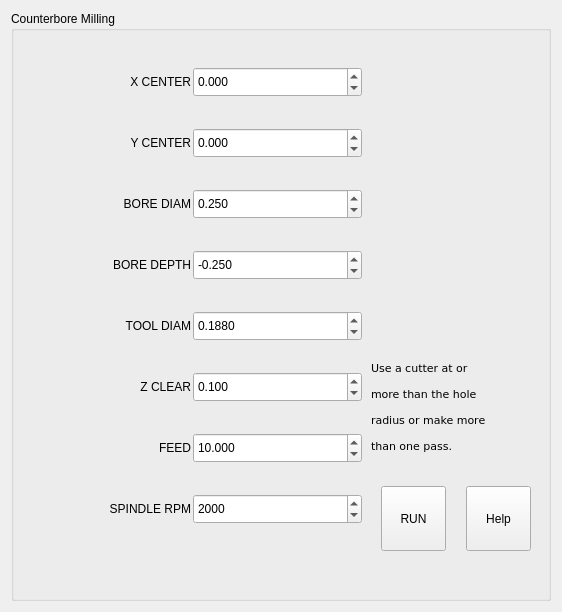
            <widget class="QWidget" name="tab_11">
             <attribute name="title">
              <string>Bore Mill</string>
             </attribute>
             <layout class="QVBoxLayout" name="verticalLayout_22">
              <item>
               <widget class="QGroupBox" name="groupBox_5">
                <property name="minimumSize">
                 <size>
                  <width>540</width>
                  <height>590</height>
                 </size>
                </property>
                <property name="title">
                 <string>Counterbore Milling</string>
                </property>
                <layout class="QHBoxLayout" name="horizontalLayout_26">
                 <property name="spacing">
                  <number>5</number>
                 </property>
                 <property name="leftMargin">
                  <number>5</number>
                 </property>
                 <property name="topMargin">
                  <number>5</number>
                 </property>
                 <property name="rightMargin">
                  <number>5</number>
                 </property>
                 <property name="bottomMargin">
                  <number>35</number>
                 </property>
                 <item>
                  <layout class="QGridLayout" name="gridLayout_13">
                   <property name="leftMargin">
                    <number>2</number>
                   </property>
                   <property name="topMargin">
                    <number>2</number>
                   </property>
                   <property name="rightMargin">
                    <number>2</number>
                   </property>
                   <property name="bottomMargin">
                    <number>2</number>
                   </property>
                   <property name="spacing">
                    <number>2</number>
                   </property>
                   <item row="5" column="0">
                    <widget class="QLabel" name="label_66">
                     <property name="minimumSize">
                      <size>
                       <width>120</width>
                       <height>30</height>
                      </size>
                     </property>
                     <property name="text">
                      <string>Z CLEAR</string>
                     </property>
                     <property name="alignment">
                      <set>Qt::AlignRight|Qt::AlignTrailing|Qt::AlignVCenter</set>
                     </property>
                    </widget>
                   </item>
                   <item row="0" column="0">
                    <widget class="QLabel" name="label_60">
                     <property name="minimumSize">
                      <size>
                       <width>120</width>
                       <height>30</height>
                      </size>
                     </property>
                     <property name="text">
                      <string>X CENTER</string>
                     </property>
                     <property name="alignment">
                      <set>Qt::AlignRight|Qt::AlignTrailing|Qt::AlignVCenter</set>
                     </property>
                    </widget>
                   </item>
                   <item row="5" column="1">
                    <widget class="QDoubleSpinBox" name="ops_z_hole_clear">
                     <property name="minimumSize">
                      <size>
                       <width>160</width>
                       <height>30</height>
                      </size>
                     </property>
                     <property name="toolTip">
                      <string>&lt;html&gt;&lt;head/&gt;&lt;body&gt;&lt;p&gt;ZClear above Z0. This becomes the Z start point for the helix.&lt;/p&gt;&lt;/body&gt;&lt;/html&gt;</string>
                     </property>
                     <property name="toolTipDuration">
                      <number>-1</number>
                     </property>
                     <property name="decimals">
                      <number>3</number>
                     </property>
                     <property name="minimum">
                      <double>0.000000000000000</double>
                     </property>
                     <property name="maximum">
                      <double>999.000000000000000</double>
                     </property>
                     <property name="singleStep">
                      <double>0.001000000000000</double>
                     </property>
                     <property name="value">
                      <double>0.100000000000000</double>
                     </property>
                     <property name="function" stdset="0">
                      <string>set_var</string>
                     </property>
                     <property name="variable" stdset="0">
                      <string>2050</string>
                     </property>
                     <property name="input" stdset="0">
                      <string>number</string>
                     </property>
                    </widget>
                   </item>
                   <item row="6" column="0">
                    <widget class="QLabel" name="label_65">
                     <property name="minimumSize">
                      <size>
                       <width>120</width>
                       <height>30</height>
                      </size>
                     </property>
                     <property name="text">
                      <string>FEED</string>
                     </property>
                     <property name="alignment">
                      <set>Qt::AlignRight|Qt::AlignTrailing|Qt::AlignVCenter</set>
                     </property>
                    </widget>
                   </item>
                   <item row="2" column="1">
                    <widget class="QDoubleSpinBox" name="ops_hole_diam">
                     <property name="minimumSize">
                      <size>
                       <width>160</width>
                       <height>30</height>
                      </size>
                     </property>
                     <property name="toolTip">
                      <string>&lt;html&gt;&lt;head/&gt;&lt;body&gt;&lt;p&gt;Diameter for the counterbore.&lt;/p&gt;&lt;/body&gt;&lt;/html&gt;</string>
                     </property>
                     <property name="toolTipDuration">
                      <number>-1</number>
                     </property>
                     <property name="decimals">
                      <number>3</number>
                     </property>
                     <property name="minimum">
                      <double>0.125000000000000</double>
                     </property>
                     <property name="maximum">
                      <double>0.750000000000000</double>
                     </property>
                     <property name="singleStep">
                      <double>0.001000000000000</double>
                     </property>
                     <property name="value">
                      <double>0.250000000000000</double>
                     </property>
                     <property name="function" stdset="0">
                      <string>set_var</string>
                     </property>
                     <property name="variable" stdset="0">
                      <string>2052</string>
                     </property>
                     <property name="input" stdset="0">
                      <string>number</string>
                     </property>
                    </widget>
                   </item>
                   <item row="4" column="0">
                    <widget class="QLabel" name="label_61">
                     <property name="minimumSize">
                      <size>
                       <width>120</width>
                       <height>30</height>
                      </size>
                     </property>
                     <property name="text">
                      <string>TOOL DIAM</string>
                     </property>
                     <property name="alignment">
                      <set>Qt::AlignRight|Qt::AlignTrailing|Qt::AlignVCenter</set>
                     </property>
                    </widget>
                   </item>
                   <item row="1" column="1">
                    <widget class="QDoubleSpinBox" name="ops_hole_center_y">
                     <property name="minimumSize">
                      <size>
                       <width>160</width>
                       <height>30</height>
                      </size>
                     </property>
                     <property name="toolTip">
                      <string>&lt;html&gt;&lt;head/&gt;&lt;body&gt;&lt;p&gt;Helix Y center value. Leave at 0 to start over the active offset X0 Y0 and must be 0 when used with the pattern tab.&lt;/p&gt;&lt;/body&gt;&lt;/html&gt;</string>
                     </property>
                     <property name="toolTipDuration">
                      <number>-1</number>
                     </property>
                     <property name="decimals">
                      <number>3</number>
                     </property>
                     <property name="minimum">
                      <double>-999.000000000000000</double>
                     </property>
                     <property name="maximum">
                      <double>999.000000000000000</double>
                     </property>
                     <property name="singleStep">
                      <double>0.001000000000000</double>
                     </property>
                     <property name="value">
                      <double>0.000000000000000</double>
                     </property>
                     <property name="function" stdset="0">
                      <string>set_var</string>
                     </property>
                     <property name="variable" stdset="0">
                      <string>2056</string>
                     </property>
                     <property name="input" stdset="0">
                      <string>number</string>
                     </property>
                    </widget>
                   </item>
                   <item row="3" column="0">
                    <widget class="QLabel" name="label_64">
                     <property name="minimumSize">
                      <size>
                       <width>120</width>
                       <height>30</height>
                      </size>
                     </property>
                     <property name="text">
                      <string>BORE DEPTH</string>
                     </property>
                     <property name="alignment">
                      <set>Qt::AlignRight|Qt::AlignTrailing|Qt::AlignVCenter</set>
                     </property>
                    </widget>
                   </item>
                   <item row="3" column="1">
                    <widget class="QDoubleSpinBox" name="ops_z_hole_depth">
                     <property name="minimumSize">
                      <size>
                       <width>160</width>
                       <height>30</height>
                      </size>
                     </property>
                     <property name="toolTip">
                      <string>&lt;html&gt;&lt;head/&gt;&lt;body&gt;&lt;p&gt;Z depth for the counterbore.&lt;/p&gt;&lt;/body&gt;&lt;/html&gt;</string>
                     </property>
                     <property name="toolTipDuration">
                      <number>-1</number>
                     </property>
                     <property name="decimals">
                      <number>3</number>
                     </property>
                     <property name="minimum">
                      <double>-999.000000000000000</double>
                     </property>
                     <property name="maximum">
                      <double>0.000000000000000</double>
                     </property>
                     <property name="singleStep">
                      <double>0.001000000000000</double>
                     </property>
                     <property name="value">
                      <double>-0.250000000000000</double>
                     </property>
                     <property name="function" stdset="0">
                      <string>set_var</string>
                     </property>
                     <property name="variable" stdset="0">
                      <string>2051</string>
                     </property>
                     <property name="input" stdset="0">
                      <string>number</string>
                     </property>
                    </widget>
                   </item>
                   <item row="2" column="0">
                    <widget class="QLabel" name="label_58">
                     <property name="minimumSize">
                      <size>
                       <width>120</width>
                       <height>30</height>
                      </size>
                     </property>
                     <property name="text">
                      <string>BORE DIAM</string>
                     </property>
                     <property name="alignment">
                      <set>Qt::AlignRight|Qt::AlignTrailing|Qt::AlignVCenter</set>
                     </property>
                    </widget>
                   </item>
                   <item row="0" column="1">
                    <widget class="QDoubleSpinBox" name="ops_hole_center_x">
                     <property name="minimumSize">
                      <size>
                       <width>160</width>
                       <height>30</height>
                      </size>
                     </property>
                     <property name="toolTip">
                      <string>&lt;html&gt;&lt;head/&gt;&lt;body&gt;&lt;p&gt;Helix X center value. Leave at 0 to start over the active offset X0 Y0 and must be 0 when used with the pattern tab.&lt;/p&gt;&lt;/body&gt;&lt;/html&gt;</string>
                     </property>
                     <property name="toolTipDuration">
                      <number>-1</number>
                     </property>
                     <property name="decimals">
                      <number>3</number>
                     </property>
                     <property name="minimum">
                      <double>-999.000000000000000</double>
                     </property>
                     <property name="maximum">
                      <double>999.000000000000000</double>
                     </property>
                     <property name="singleStep">
                      <double>0.001000000000000</double>
                     </property>
                     <property name="value">
                      <double>0.000000000000000</double>
                     </property>
                     <property name="function" stdset="0">
                      <string>set_var</string>
                     </property>
                     <property name="variable" stdset="0">
                      <string>2055</string>
                     </property>
                     <property name="input" stdset="0">
                      <string>number</string>
                     </property>
                    </widget>
                   </item>
                   <item row="1" column="0">
                    <widget class="QLabel" name="label_59">
                     <property name="minimumSize">
                      <size>
                       <width>120</width>
                       <height>30</height>
                      </size>
                     </property>
                     <property name="text">
                      <string>Y CENTER</string>
                     </property>
                     <property name="alignment">
                      <set>Qt::AlignRight|Qt::AlignTrailing|Qt::AlignVCenter</set>
                     </property>
                    </widget>
                   </item>
                   <item row="6" column="1">
                    <widget class="QDoubleSpinBox" name="ops_hole_feed">
                     <property name="minimumSize">
                      <size>
                       <width>160</width>
                       <height>30</height>
                      </size>
                     </property>
                     <property name="toolTip">
                      <string>&lt;html&gt;&lt;head/&gt;&lt;body&gt;&lt;p&gt;Feedrate for linear moves in the counterbore op.&lt;/p&gt;&lt;/body&gt;&lt;/html&gt;</string>
                     </property>
                     <property name="toolTipDuration">
                      <number>-1</number>
                     </property>
                     <property name="decimals">
                      <number>3</number>
                     </property>
                     <property name="minimum">
                      <double>0.000000000000000</double>
                     </property>
                     <property name="maximum">
                      <double>999.000000000000000</double>
                     </property>
                     <property name="singleStep">
                      <double>0.001000000000000</double>
                     </property>
                     <property name="value">
                      <double>10.000000000000000</double>
                     </property>
                     <property name="function" stdset="0">
                      <string>set_var</string>
                     </property>
                     <property name="variable" stdset="0">
                      <string>2053</string>
                     </property>
                     <property name="input" stdset="0">
                      <string>number</string>
                     </property>
                    </widget>
                   </item>
                   <item row="4" column="1">
                    <widget class="QDoubleSpinBox" name="ops_hole_tool_diam">
                     <property name="minimumSize">
                      <size>
                       <width>160</width>
                       <height>30</height>
                      </size>
                     </property>
                     <property name="toolTip">
                      <string>&lt;html&gt;&lt;head/&gt;&lt;body&gt;&lt;p&gt;Diameter of the mill cutter. Diameter should be at least the hole radius or make incremental passes for the hole.&lt;/p&gt;&lt;/body&gt;&lt;/html&gt;</string>
                     </property>
                     <property name="toolTipDuration">
                      <number>-1</number>
                     </property>
                     <property name="decimals">
                      <number>4</number>
                     </property>
                     <property name="minimum">
                      <double>0.125000000000000</double>
                     </property>
                     <property name="maximum">
                      <double>0.750000000000000</double>
                     </property>
                     <property name="singleStep">
                      <double>0.001000000000000</double>
                     </property>
                     <property name="value">
                      <double>0.188000000000000</double>
                     </property>
                     <property name="function" stdset="0">
                      <string>set_var</string>
                     </property>
                     <property name="variable" stdset="0">
                      <string>2047</string>
                     </property>
                     <property name="input" stdset="0">
                      <string>number</string>
                     </property>
                    </widget>
                   </item>
                   <item row="7" column="0">
                    <widget class="QLabel" name="label_67">
                     <property name="minimumSize">
                      <size>
                       <width>120</width>
                       <height>30</height>
                      </size>
                     </property>
                     <property name="text">
                      <string>SPINDLE RPM</string>
                     </property>
                     <property name="alignment">
                      <set>Qt::AlignRight|Qt::AlignTrailing|Qt::AlignVCenter</set>
                     </property>
                    </widget>
                   </item>
                   <item row="7" column="1">
                    <widget class="QDoubleSpinBox" name="ops_hole_speed">
                     <property name="minimumSize">
                      <size>
                       <width>160</width>
                       <height>30</height>
                      </size>
                     </property>
                     <property name="toolTip">
                      <string>&lt;html&gt;&lt;head/&gt;&lt;body&gt;&lt;p&gt;Spindle speed for counterbore op.&lt;/p&gt;&lt;/body&gt;&lt;/html&gt;</string>
                     </property>
                     <property name="toolTipDuration">
                      <number>-1</number>
                     </property>
                     <property name="decimals">
                      <number>0</number>
                     </property>
                     <property name="minimum">
                      <double>0.000000000000000</double>
                     </property>
                     <property name="maximum">
                      <double>9999.000000000000000</double>
                     </property>
                     <property name="singleStep">
                      <double>0.100000000000000</double>
                     </property>
                     <property name="value">
                      <double>2000.000000000000000</double>
                     </property>
                     <property name="function" stdset="0">
                      <string>set_var</string>
                     </property>
                     <property name="variable" stdset="0">
                      <string>2054</string>
                     </property>
                     <property name="input" stdset="0">
                      <string>number</string>
                     </property>
                    </widget>
                   </item>
                  </layout>
                 </item>
                 <item>
                  <layout class="QGridLayout" name="gridLayout_14">
                   <property name="leftMargin">
                    <number>2</number>
                   </property>
                   <property name="topMargin">
                    <number>2</number>
                   </property>
                   <property name="rightMargin">
                    <number>2</number>
                   </property>
                   <property name="bottomMargin">
                    <number>2</number>
                   </property>
                   <item row="1" column="0">
                    <widget class="QLabel" name="label_78">
                     <property name="minimumSize">
                      <size>
                       <width>150</width>
                       <height>120</height>
                      </size>
                     </property>
                     <property name="font">
                      <font>
                       <family>DejaVu Sans</family>
                       <pointsize>8</pointsize>
                      </font>
                     </property>
                     <property name="text">
                      <string>&lt;html&gt;&lt;head/&gt;&lt;body&gt;&lt;p&gt;Use a cutter at or &lt;/p&gt;&lt;p&gt;more than the hole &lt;/p&gt;&lt;p&gt;radius or make more&lt;/p&gt;&lt;p&gt;than one pass.&lt;/p&gt;&lt;/body&gt;&lt;/html&gt;</string>
                     </property>
                     <property name="alignment">
                      <set>Qt::AlignLeading|Qt::AlignLeft|Qt::AlignTop</set>
                     </property>
                    </widget>
                   </item>
                   <item row="2" column="0">
                    <layout class="QHBoxLayout" name="horizontalLayout_25">
                     <property name="spacing">
                      <number>20</number>
                     </property>
                     <property name="sizeConstraint">
                      <enum>QLayout::SetFixedSize</enum>
                     </property>
                     <property name="leftMargin">
                      <number>10</number>
                     </property>
                     <property name="rightMargin">
                      <number>10</number>
                     </property>
                     <property name="bottomMargin">
                      <number>10</number>
                     </property>
                     <item>
                      <widget class="QPushButton" name="pushButton_3">
                       <property name="minimumSize">
                        <size>
                         <width>65</width>
                         <height>65</height>
                        </size>
                       </property>
                       <property name="maximumSize">
                        <size>
                         <width>65</width>
                         <height>65</height>
                        </size>
                       </property>
                       <property name="text">
                        <string>RUN</string>
                       </property>
                       <property name="function" stdset="0">
                        <string>mdi</string>
                       </property>
                       <property name="command" stdset="0">
                        <string>o&lt;hole_mill&gt; call</string>
                       </property>
                      </widget>
                     </item>
                     <item>
                      <widget class="QPushButton" name="hole_mill_help">
                       <property name="minimumSize">
                        <size>
                         <width>65</width>
                         <height>65</height>
                        </size>
                       </property>
                       <property name="maximumSize">
                        <size>
                         <width>65</width>
                         <height>65</height>
                        </size>
                       </property>
                       <property name="text">
                        <string>Help</string>
                       </property>
                       <property name="function" stdset="0">
                        <string>help</string>
                       </property>
                       <property name="file" stdset="0">
                        <string>bore_mill.txt</string>
                       </property>
                       <property name="topic" stdset="0">
                        <string>Counterbore Mill Help</string>
                       </property>
                       <property name="x_pos" stdset="0">
                        <string>30</string>
                       </property>
                       <property name="y_pos" stdset="0">
                        <string>100</string>
                       </property>
                       <property name="horz_size" stdset="0">
                        <string>540</string>
                       </property>
                       <property name="vert_size" stdset="0">
                        <string>300</string>
                       </property>
                      </widget>
                     </item>
                    </layout>
                   </item>
                   <item row="0" column="0">
                    <spacer name="verticalSpacer_2">
                     <property name="orientation">
                      <enum>Qt::Vertical</enum>
                     </property>
                     <property name="sizeHint" stdset="0">
                      <size>
                       <width>20</width>
                       <height>40</height>
                      </size>
                     </property>
                    </spacer>
                   </item>
                  </layout>
                 </item>
                </layout>
               </widget>
              </item>
             </layout>
            </widget>
